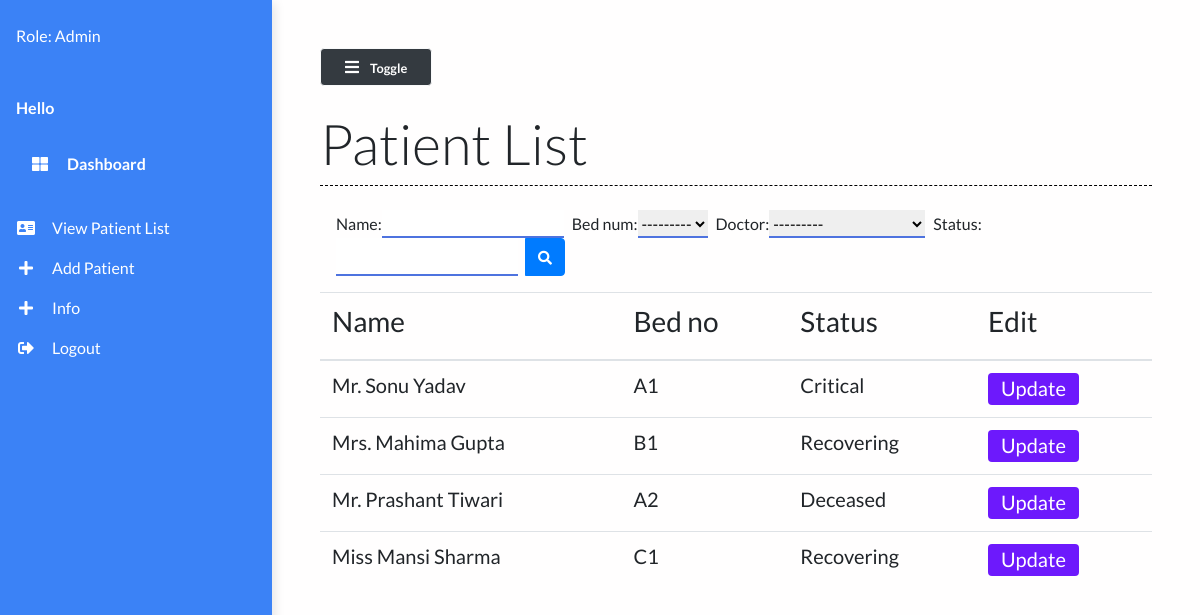
/patient_list/ (signed in), run on the app's committed database.
### main/models.py (models this page shows, shortened)
class Patient(models.Model):
    name = models.CharField(max_length=50)
    phone_num = models.CharField(max_length=15)
    patient_relative_name = models.CharField(max_length=50, null=True)
    patient_relative_contact = models.CharField(max_length=15, null=True)
    address = models.TextField()
    SYMPTOMS = (
        ('Fever', 'Fever'),
        ('Dry cough', 'Dry cough'),
        ('Tiredness', 'Tiredness'),
        ('Aches and pains', 'Aches and pains'),
        ('Sore throat', 'Sore throat'),
        ('Diarrhoea', 'Diarrhoea'),
        ('Loss of taste or smell', 'Loss of taste or smell'),
        ('Difficulty in breathing or shortness of breath', 'Difficulty in breathing or shortness of breath'),
        ('Chest pain or pressure', 'Chest pain or pressure'),
        ('Loss of speech or movement', 'Loss of speech or movement'),
    )
    symptoms = MultiSelectField(choices=SYMPTOMS, null=True, max_length=1000)
    prior_ailments = models.TextField()
    bed_num = models.ForeignKey("Bed", on_delete=models.CASCADE)
    dob = models.DateField(null=True)
    doctor = models.ForeignKey("Doctor", on_delete=models.CASCADE, null=True)
    doctors_notes = models.TextField(null=True, blank=True)
    doctors_visiting_time = models.CharField(null=True, max_length=50, blank=True)
    status = models.CharField(max_length=50)

class Bed(models.Model):
    bed_number = models.CharField(max_length=50)
    occupied = models.BooleanField()
    def __str__(self):
        return self.bed_number

### main/views.py (the view)
# urls.py: path("patient_list/", views.patient_list, name="patient_list"),
def patient_list(request):
    patients = Patient.objects.all()
    myFilter = PatientFilter(request.GET, queryset=patients)
    patients = myFilter.qs
    context = {
        'patients': patients,
        'myFilter': myFilter
    }
    return render(request, 'main/patient_list.html', context)

### main/models.py (called while the page is built)
    def __str__(self):
        return self.name

### main/templates/main/patient_list.html (shortened to what this page needs)
{% extends 'main/base.html' %}
{% load static %}
{% block contentTitle %}
    Patient List
{% endblock contentTitle %}
{% block content %}
    <form class="d-none d-sm-inline-block form-inline mr-auto ml-md-3 my-2 my-md-0 mw-100 navbar-search mb-3" method="GET" id="list">
        <div class="input-group">
        {{myFilter.form}}
            <div class="input-group-append">
                <button class="btn btn-primary btn-block" type="submit">
                    <i class="fas fa-search fa-sm"></i>
                </button>
            </div>
        </div>
    </form>
     <div class="table-responsive mt-3">
        <table class="table table-hover">
            <thead>
                <th><h3>Name</h3></th>
                <th><h3>Bed no</h3></th>
                <th><h3>Status</h3></th>
                <th><h3>Edit</h3></th>
            </thead>
            <tbody>
                {% for patient in patients %}
                <tr class="mx-auto">
                    <td scope="row"><h5>{{ patient.name }}</h5></td>
                    <td><h5>{{ patient.bed_num }}</h5></td>
                    <td><h5>{{ patient.status }}</h5></td>
                    <td><a href="/patient/{{patient.id}}" class="btn btn-purple"><h5>Update</h5></a></td>
                </tr>
                {% endfor %}
            </tbody>
        </table>
    </div>
{% endblock content %}

### static/styles/base.css (style rules this page uses)
body { background: #fffefe; min-height: 100vh; overflow-x: hidden; font-family:Lato,'Helvetica Neue',Helvetica,Arial,sans-serif; }
.btn-purple { background: #6d19fc; color: #ffffff; height: 2rem; padding-top: 2px; }
#id_name { margin-right: 0.5rem; border: none; outline: none; border-bottom: 2px solid #4e73df; }
#id_bed_num { margin-right: 0.5rem; border: none; outline: none; border-bottom: 2px solid #4e73df; }
#id_status { margin-right: 0.5rem; border: none; outline: none; border-bottom: 2px solid #4e73df; }
#id_doctor { margin-right: 0.5rem; border: none; outline: none; border-bottom: 2px solid #4e73df; }

### data on the page
Patient: name "Mr. Sonu Yadav", bed_num "A1", status "Critical"
Patient: name "Mrs. Mahima Gupta", bed_num "B1", status "Recovering"
Patient: name "Mr. Prashant Tiwari", bed_num "A2", status "Deceased"
Patient: name "Miss Mansi Sharma", bed_num "C1", status "Recovering"
